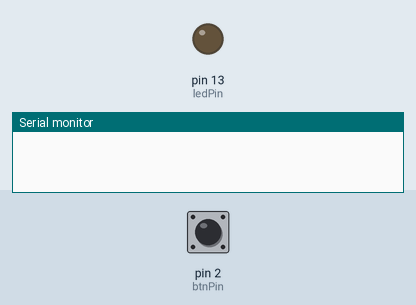
Recording of a sketch running on a simulated Arduino Uno, built with avr-gcc and run on an emulated ATmega328P. Parts: output pins drawn as LEDs (lit = HIGH), the last lines printed to the serial monitor. Inputs (shaded band) come from the test bench; at power-on: pin 2 (btnPin) LOW.

Above: at 1.2 s.
1.3 s: pin 2 (btnPin) pulled HIGH for 0.15 s
At 1.42 s:
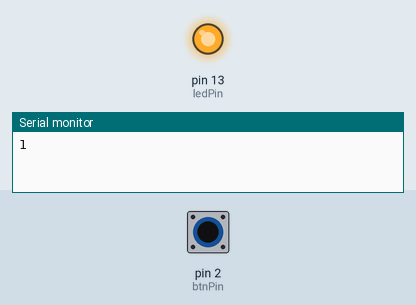
2.9 s: pin 2 (btnPin) pulled HIGH for 3.2 s
At 6.8 s:
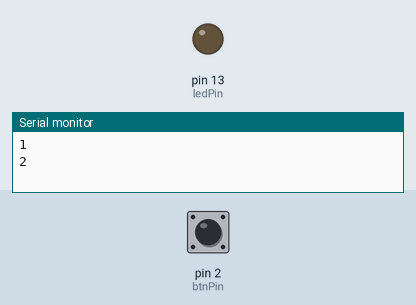
Timing chart, 0 to 8.3 s (numbered marks = the images above; inputs shaded):
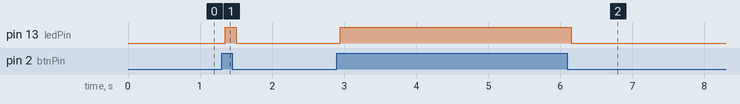

Measured:
- after the input at 1.3 s, pin 13 (ledPin): LOW → HIGH after 0.05 s, → LOW 0.15 s later
- after the input at 2.9 s, pin 13 (ledPin): LOW → HIGH after 0.05 s, → LOW 3.2 s later

The sketch:

Find_number_of_button_clicks__resolving_bouncing_.ino
```cpp
const int btnPin = 2;
const int ledPin = 13;

int currentLedState;
int previousLedState;
int currentBtnState;
int previousBtnState;


unsigned int count;
unsigned int lastDebounceTime;
unsigned int debounceDelay;

void setup()
{
    pinMode(btnPin, INPUT);
    pinMode(ledPin, OUTPUT);

    currentLedState = LOW;
    previousLedState = LOW;
    currentBtnState = LOW;
    previousBtnState = LOW;

    count = 0;
    lastDebounceTime = 0;
    debounceDelay = 50;

    Serial.begin(9600);

}

void loop()
{
    currentBtnState = digitalRead(btnPin);
    if (currentBtnState != previousBtnState)
        lastDebounceTime = millis();

    if ((millis() - lastDebounceTime) > debounceDelay)
        currentLedState = currentBtnState;


    if ((previousLedState == LOW) && (currentLedState == HIGH))
    {
        count++;
        Serial.println(count);
    }


    digitalWrite(ledPin, currentLedState);
    previousBtnState = currentBtnState;
    previousLedState = currentLedState;
}
```
